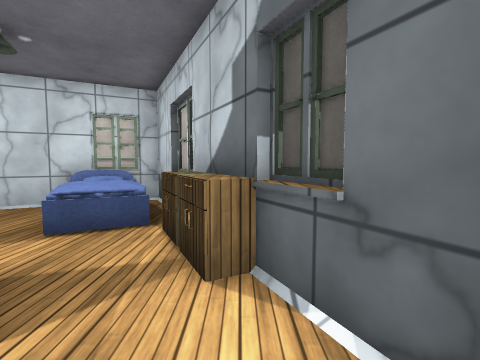
view 1 (above)

13 first-person views from a walk through a scene from a Unity 3-D project. The camera is 1.3 m above the floor, tilts 4° down and sees 85° across. The floor is counted in squares, 1 m on a side. Each view is taken from the middle of a square. On the plan, view 1 faces up. The plan holds only what a view shows up to about 13 squares ahead; the rest is blank. The place goes on beyond the plan. The player character is not drawn. Door leaves are left out, so doorways stand open. Surface patterns are stand-ins for the level's own textures.

view 2
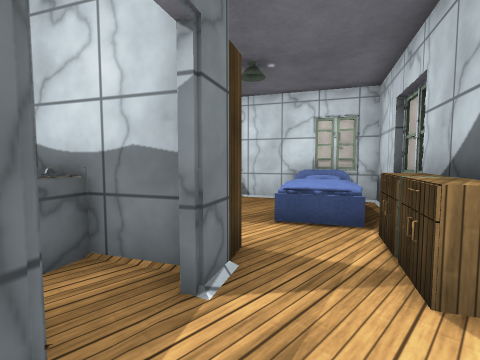

view 3
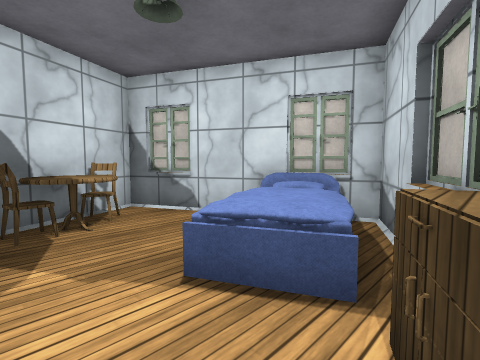

view 4
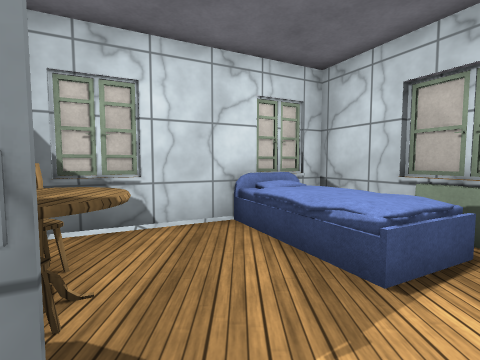

view 5
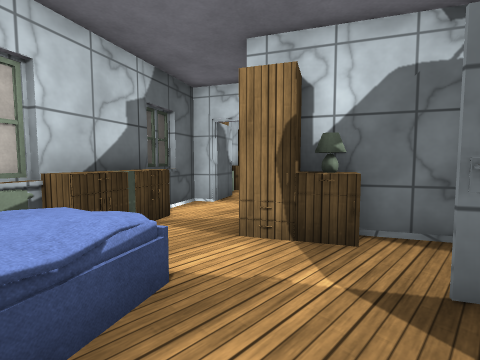

view 6
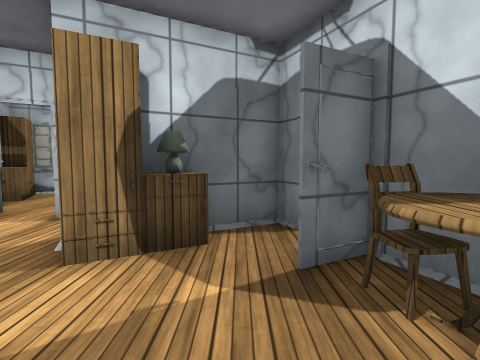

view 7
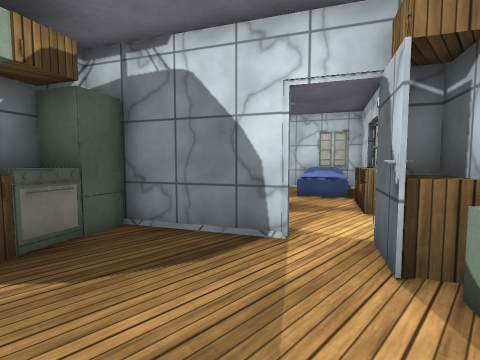

view 8
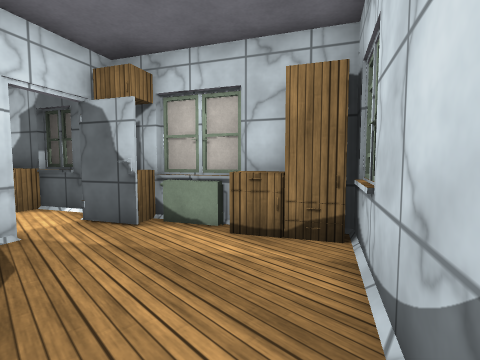

view 9
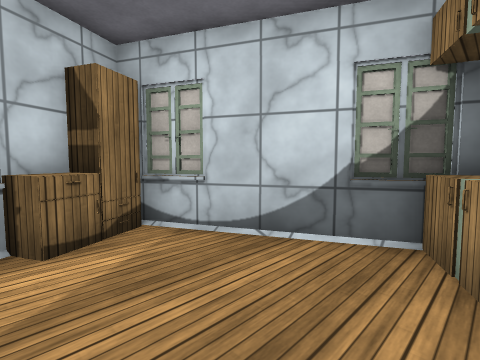

view 10
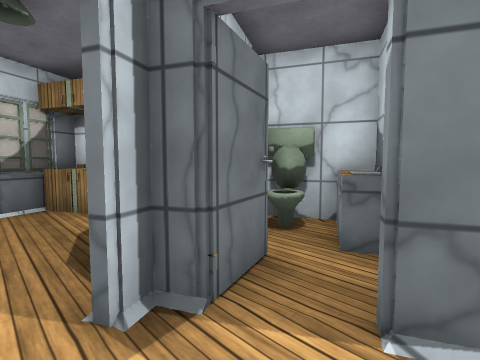

view 11
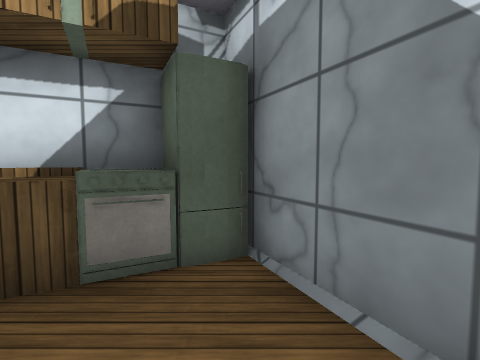

view 12
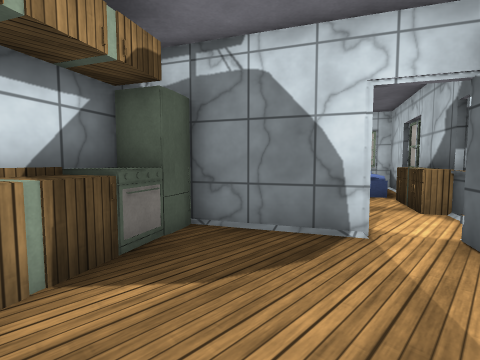

view 13
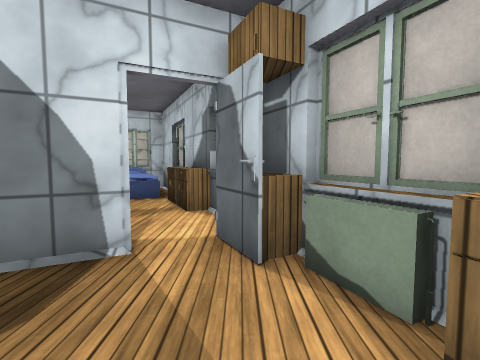

### Floor plan
Points are (right, up) in squares from view 1. A wall is a line through its corners. A room is listed if a view was taken in it or the views show most of it. See-through windows are left out.
Room 1 (views 1, 2, 3, 4, 5, 6, 10)
walls: (-1.5, 6.4) (-2.5, 8.5); (-1.2, 6.4) (-1.7, 7.3); (-4, 1.1) (-3.6, 0.3); (-2.9, -0.3) (-1.4, 0.2) (-1.1, -0.3) (-0.6, 0); (-6.2, 1.1) (-5.8, 0.4) (-3.4, 1.6); (1, 1.9) (0.5, 3); (-3.4, 8.8) (-8.7, 6.1) (-6.8, 2.4) (-5.7, 2.9); (1.3, -0.9) (0.5, 0.6) (1.3, 0.9) (-0.6, 4.7); (1.9, -0.4) (1.4, 0.7) (1, 0.5)
ways out: opening at (0, 0) to room 2; open door at (-6.5, 7)
objects: other object (-8, 5) to (-7, 5); other object (-7, 3); other object (-7, 4) to (-6, 5); other object (-5, 5) to (-2, 8); other object (-4, 2); other object (-3, 2) to (-3, 3); other object (-2, 6) to (-1, 6); other object (-1, 5); other object (0, 3); other object (1, 0)
Room 2 (views 7, 8, 9, 11, 12, 13)
walls: (-0.5, -0.2) (-3.2, -1.6); (-4.1, -3.1) (-3.3, -4.6); (-1.5, -6.8) (3.8, -4.1); (3, -2.7) (1.9, -0.4); (2.3, -0.6) (2.1, -0.2); (3, -2.1) (2.4, -0.9); (-3.6, 0.3) (-5.4, -0.6); (-3.2, 1.5) (-5.7, 0.2) (-4.7, -1.9)
ways out: opening at (0, 0) to room 1; open door at (0, -6)
objects: other object (-5, -1) to (-4, -1); other object (-4, -3) to (-3, -2); other object (-3, -6); other object (-3, -5) to (-3, -4); other object (-2, -6); other object (-2, -5); other object (2, -3) to (3, -3); other object (2, -2) to (2, -1); other object (3, -4)

Where each view was taken, in squares from view 1:
view 1: 0 up, 0 right, facing up
view 2: 0 up, 0 right, facing up-left
view 3: 3 up, 1 left, facing up-left
view 4: 2 up, 5 left, facing up
view 5: 6 up, 6 left, facing down-right
view 6: 6 up, 5 left, facing down
view 7: 4 down, 2 right, facing up-left
view 8: 6 down, 1 left, facing up-right
view 9: 2 down, 2 left, facing down-right
view 10: 2 up, 0 right, facing down-left
view 11: 2 down, 0 right, facing left
view 12: 5 down, 1 right, facing up-left
view 13: 4 down, 1 right, facing up
